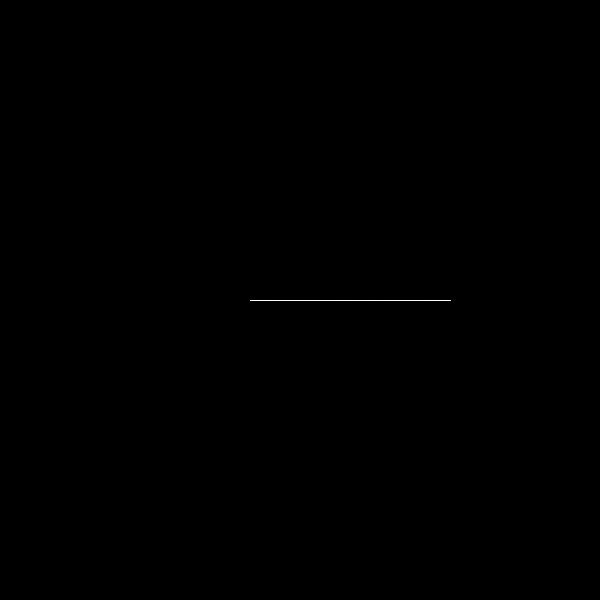
Frame 1 (no input)
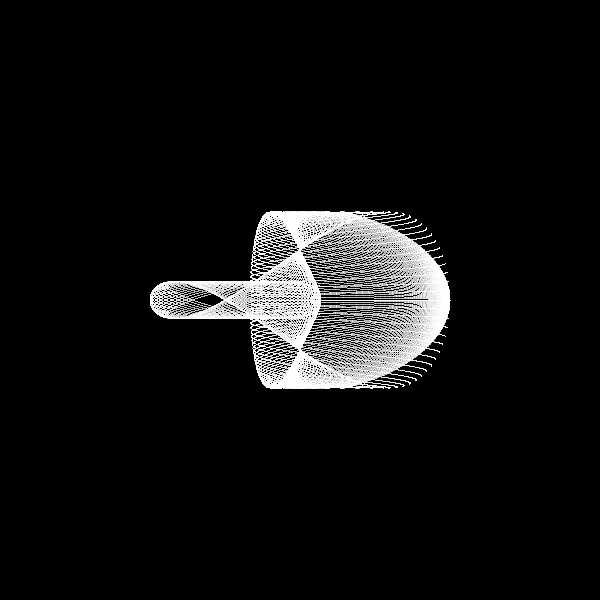
Frame 60 (the mouse pressed at the canvas centre just before this capture)
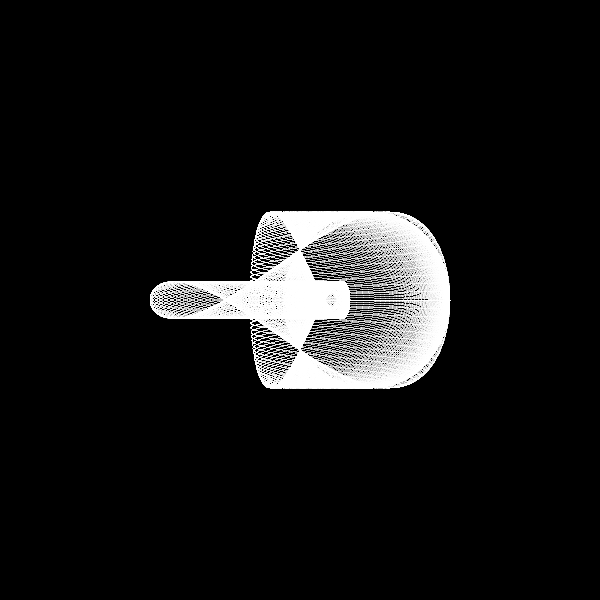
Frame 120 (the mouse held since frame 60 and released just before this capture)

The Processing sketch that drew these frames (run headless with seeded random() and noise(); from frame 60 on, the mouse is pressed at the canvas centre):

// Processing sketch: TANK_pol_diagram_pde
// ── TANK_pol_diagram_pde.pde
void setup(){
  size(600,600);
  background(0);
}

float x=0;
float y=0;
float n=0;

void draw(){
  translate(300,300);
  clear();
  for(float ta=-360;ta<360;ta+=0.5){
    x=100*cos(radians(n*ta))*(0.5+cos(radians(ta)));
    y=100*sin(radians(n*ta))*(0.5+cos(radians(n*ta)));
    stroke(255);
    point(x,y);
    
  }
  n+=0.01;
}
